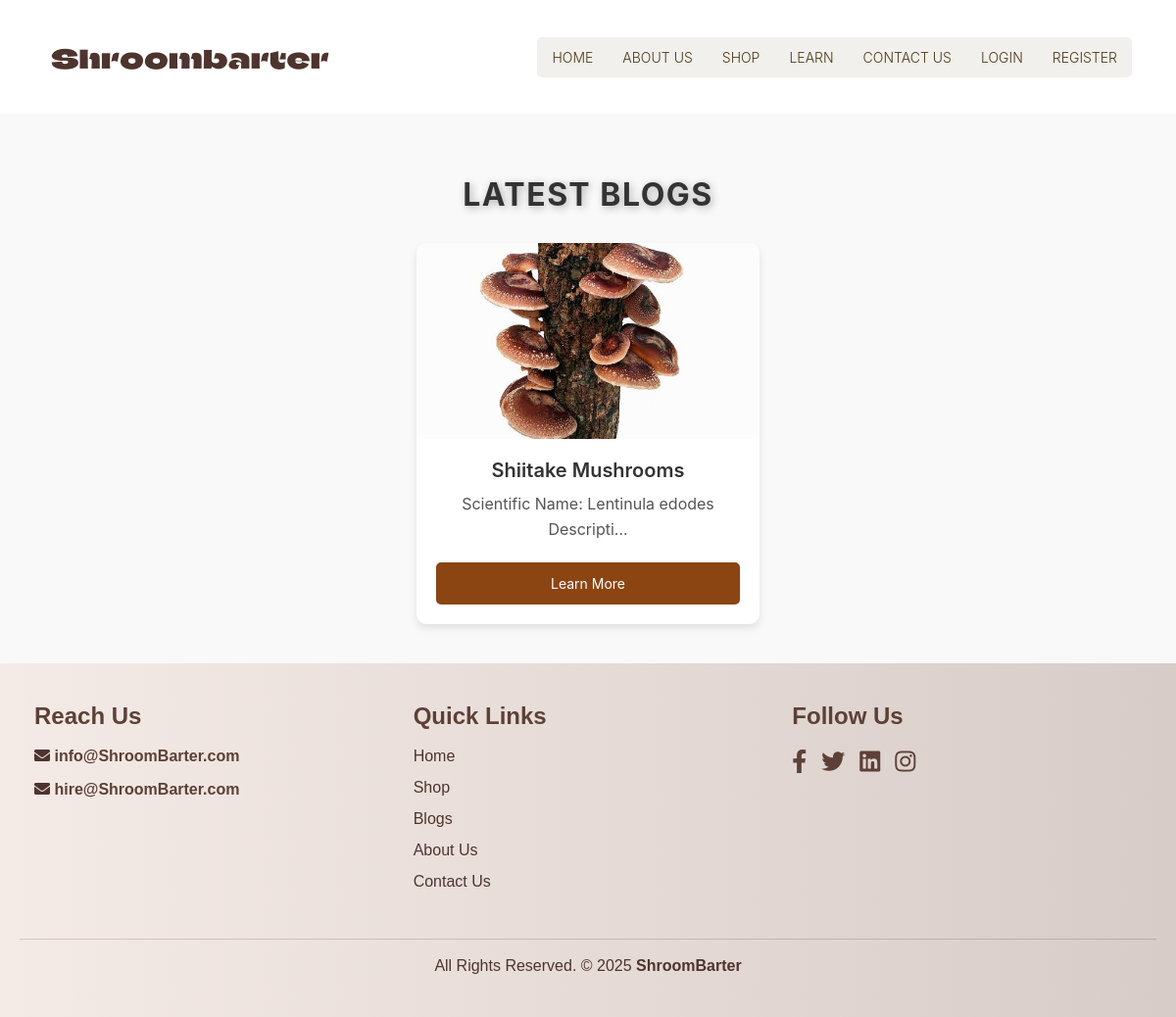
The app's page /blogs/ with its own data.
### products/models.py (models this page shows, shortened)
class Blog(models.Model):
    title = models.CharField(max_length=200)
    description = RichTextField(help_text="Enter the main description text for the About section")
    image = models.ImageField(upload_to='blogs/')
    created_at = models.DateTimeField(auto_now_add=True)

### products/views.py (the view)
# urls.py: path('blogs/', views.blog_list, name='blog_list'),
def blog_list(request):
    mushrooms = Blog.objects.all()  # Replace with your query
    return render(request, 'products/blog_list.html', {'mushrooms': mushrooms})

### templates/products/blog_list.html (shortened to what this page needs)
{% extends 'products/base.html' %}
{% block content %}
<section id="blogs" class="section-container">
    <div class="container">
        <h2 class="section-title">Latest Blogs</h2>
        <div class="blog-list">
            {% for mushroom in mushrooms %}
                <article class="blog-card">
                    <img src="{{ mushroom.image.url }}" alt="{{ mushroom.title }}" class="blog-image">
                    <div class="blog-content">
                        <h3 class="blog-title">{{ mushroom.title }}</h3>
                        <p class="blog-description">
                            {{ mushroom.description|truncatechars:100|striptags }}
                        </p>
                        <a href="{% url 'blog_detail' mushroom.id %}" class="learn-more-btn"><button>Learn More</button></a>
                    </div>
                </article>
            {% endfor %}
        </div>
    </div>
</section>
{% endblock %}

### static/css/home.css (style rules this page uses)
body { padding-top: 54px; font-family: 'Poppins', sans-serif; font-size: 14px; color: #4e3914; }
@media (min-width: 992px) { body { padding-top: 80px; } }
.section-title { text-align: center; font-size: 2.5rem; font-weight: 700; color: #fff; text-transform: uppercase; margin-bottom: 30px; letter-spacing: 1.5px; text-shadow: 2px 2px 8px rgba(0, 0, 0, 0.3); }
.blog-list { display: flex; flex-wrap: wrap; justify-content: space-between; gap: 20px; }
.blog-card { width: 100%; max-width: 350px; background-color: #fff; border-radius: 10px; box-shadow: 0 4px 8px rgba(0, 0, 0, 0.2); overflow: hidden; transition: transform 0.3s ease, box-shadow 0.3s ease; }
.blog-image { width: 100%; height: 100%; object-fit: cover; transition: transform 0.3s ease; }
.blog-content { padding: 20px; }
.blog-title { font-size: 1.5rem; font-weight: bold; color: #333; margin-bottom: 10px; }
.blog-description { font-size: 1rem; color: #555; margin-bottom: 20px; }
.learn-more-btn { display: inline-block; background-color: #8e44ad; color: #fff; padding: 10px 20px; border-radius: 5px; text-decoration: none; text-align: center; transition: background-color 0.3s ease; }

### static/css/blog.css (style rules this page uses)
.section-container { padding: 40px 20px; background-color: #f9f9f9; }
.container { max-width: 1200px; margin: 0 auto; }
.section-title { font-size: 2rem; font-weight: 700; text-align: center; margin-bottom: 30px; color: #333; }
.blog-list { display: grid; grid-template-columns: repeat(auto-fill, minmax(300px, 1fr)); gap: 20px; }
.blog-card { background-color: #fff; border-radius: 10px; box-shadow: 0 4px 6px rgba(0, 0, 0, 0.1); overflow: hidden; transition: transform 0.3s ease, box-shadow 0.3s ease; width: 100%; max-width: 350px; margin: 0 auto; }
.blog-image { width: 100%; height: 200px; object-fit: cover; }
.blog-content { padding: 20px; text-align: center; }
.blog-title { font-size: 1.25rem; font-weight: 600; margin-bottom: 10px; color: #333; }
.blog-description { font-size: 1rem; color: #555; line-height: 1.6; margin-bottom: 15px; }
.learn-more-btn { display: inline-block; padding: 10px 20px; background-color: #8B4513; color: white; border-radius: 5px; text-decoration: none; font-size: 14px; transition: background-color 0.3s ease; width: 100%; text-align: center; }
.learn-more-btn button { background: none; border: none; color: inherit; font: inherit; cursor: pointer; width: 100%; }
@media (min-width: 1200px) { .section-title { font-size: 2.5rem; } }

### static/css/style1.css (style rules this page uses)
body { padding-top: 54px; font-family: 'Poppins', sans-serif; font-size: 14px; color: #4e3914; }
@media (min-width: 992px) { body { padding-top: 80px; } }

### templates/products/blog_list.html (style rules this page uses)
#blogs { padding: 100px 0 40px; scroll-margin-top: 100px; }
.section-title { text-align: center; font-size: 2rem; font-weight: 700; margin-bottom: 30px; }
.blog-list { display: flex; flex-wrap: wrap; justify-content: space-between; gap: 20px; }
.blog-card { width: 100%; max-width: 350px; background-color: #fff; border-radius: 10px; box-shadow: 0 4px 8px rgba(0, 0, 0, 0.1); overflow: hidden; transition: transform 0.3s ease; }
.blog-image { width: 100%; height: 200px; object-fit: cover; }
.blog-content { padding: 20px; }
.blog-title { font-size: 1.25rem; font-weight: 600; margin-bottom: 10px; }
.blog-description { font-size: 1rem; color: #555; margin-bottom: 20px; }
.learn-more-btn { display: inline-block; background-color: #8B4513; color: white; padding: 10px 20px; border-radius: 5px; text-decoration: none; text-align: center; width: 100%; }
.learn-more-btn button { background: none; border: none; color: inherit; font: inherit; cursor: pointer; width: 100%; }

### records on screen
Blog: image (picture), title "Shiitake Mushrooms", description "Scientific Name: Lentinula edodes Descripti…"
